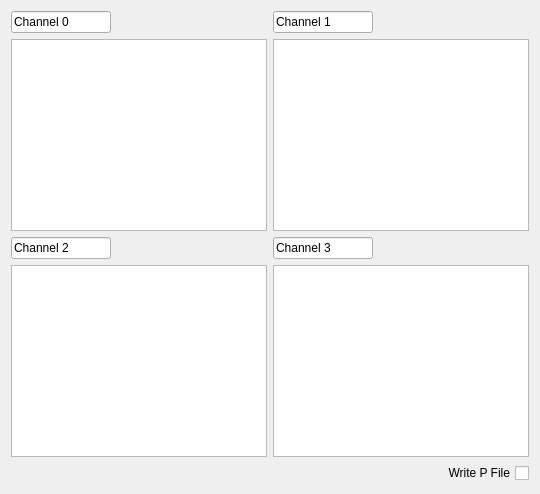
      <widget class="QWidget" name="tab_Pulses">
       <property name="maximumSize">
        <size>
         <width>16777215</width>
         <height>16777215</height>
        </size>
       </property>
       <attribute name="title">
        <string>Pulses</string>
       </attribute>
       <layout class="QVBoxLayout" name="verticalLayout_8">
        <item>
         <layout class="QVBoxLayout" name="verticalLayout">
          <item>
           <layout class="QGridLayout" name="gridLayout_7">
            <item row="1" column="0">
             <widget class="QTableWidget" name="tableWidget_2"/>
            </item>
            <item row="1" column="1">
             <widget class="QTableWidget" name="tableWidget_3">
              <property name="maximumSize">
               <size>
                <width>16777215</width>
                <height>16777215</height>
               </size>
              </property>
             </widget>
            </item>
            <item row="3" column="0">
             <widget class="QTableWidget" name="tableWidget_4"/>
            </item>
            <item row="3" column="1">
             <widget class="QTableWidget" name="tableWidget_5"/>
            </item>
            <item row="0" column="0">
             <widget class="QLineEdit" name="lineEdit_2">
              <property name="maximumSize">
               <size>
                <width>100</width>
                <height>16777215</height>
               </size>
              </property>
              <property name="text">
               <string>Channel 0</string>
              </property>
             </widget>
            </item>
            <item row="0" column="1">
             <widget class="QLineEdit" name="lineEdit_3">
              <property name="maximumSize">
               <size>
                <width>100</width>
                <height>16777215</height>
               </size>
              </property>
              <property name="text">
               <string>Channel 1</string>
              </property>
             </widget>
            </item>
            <item row="2" column="0">
             <widget class="QLineEdit" name="lineEdit_4">
              <property name="maximumSize">
               <size>
                <width>100</width>
                <height>16777215</height>
               </size>
              </property>
              <property name="text">
               <string>Channel 2</string>
              </property>
             </widget>
            </item>
            <item row="2" column="1">
             <widget class="QLineEdit" name="lineEdit_5">
              <property name="maximumSize">
               <size>
                <width>100</width>
                <height>16777215</height>
               </size>
              </property>
              <property name="text">
               <string>Channel 3</string>
              </property>
             </widget>
            </item>
           </layout>
          </item>
         </layout>
        </item>
        <item>
         <layout class="QVBoxLayout" name="verticalLayout_7">
          <item>
           <layout class="QHBoxLayout" name="horizontalLayout_6">
            <item>
             <spacer name="horizontalSpacer_4">
              <property name="orientation">
               <enum>Qt::Horizontal</enum>
              </property>
              <property name="sizeHint" stdset="0">
               <size>
                <width>40</width>
                <height>20</height>
               </size>
              </property>
             </spacer>
            </item>
            <item>
             <widget class="QCheckBox" name="checkBox_14">
              <property name="layoutDirection">
               <enum>Qt::RightToLeft</enum>
              </property>
              <property name="text">
               <string>Write P File</string>
              </property>
             </widget>
            </item>
           </layout>
          </item>
         </layout>
        </item>
       </layout>
      </widget>
